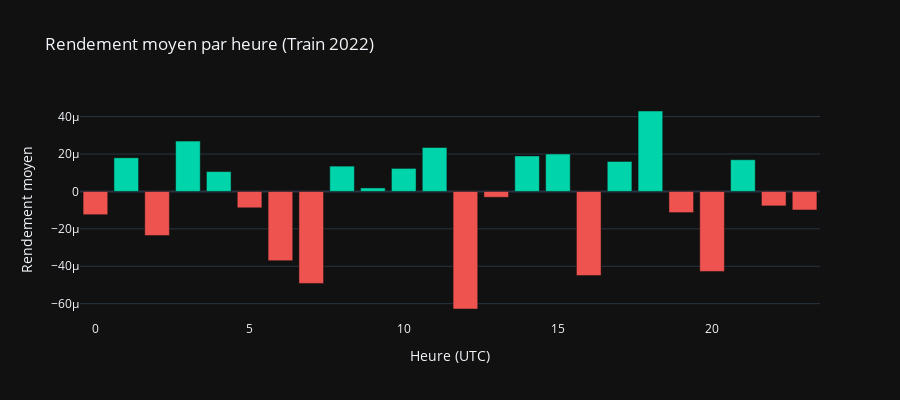

Here is the notebook cell this chart was saved with:
### Markdown cell above
### 5.2 - Rendement moyen par heure

### Code cell
colors_bar = ['#ef5350' if v < 0 else '#00d4aa' for v in hourly_stats['return_mean']]

fig = go.Figure()
fig.add_trace(go.Bar(
    x=hourly_stats['hour'],
    y=hourly_stats['return_mean'],
    marker_color=colors_bar,
    name='Rendement moyen',
))

fig.update_layout(
    title='Rendement moyen par heure (Train 2022)',
    xaxis_title='Heure (UTC)',
    yaxis_title='Rendement moyen',
    height=400,
)
fig.show()

### Figure 1 — Plotly figure (JSON) as saved in the notebook; plotly's stock layout.template omitted (floating-point values rounded to 4 significant figures)
{"data": [{"marker": {"color": ["#ef5350", "#00d4aa", "#ef5350", "#00d4aa", "#00d4aa", "#ef5350", "#ef5350", "#ef5350", "#00d4aa", "#00d4aa", "#00d4aa", "#00d4aa", "#ef5350", "#ef5350", "#00d4aa", "#00d4aa", "#ef5350", "#00d4aa", "#00d4aa", "#ef5350", "#ef5350", "#00d4aa", "#ef5350", "#ef5350"]}, "name": "Rendement moyen", "type": "bar", "x": [0, 1, 2, 3, 4, 5, 6, 7, 8, 9, 10, 11, 12, 13, 14, 15, 16, 17, 18, 19, 20, 21, 22, 23], "y": [-1.244e-05, 1.799e-05, -2.36e-05, 2.689e-05, 1.063e-05, -8.756e-06, -3.7e-05, -4.918e-05, 1.353e-05, 1.867e-06, 1.23e-05, 2.348e-05, -6.285e-05, -3.123e-06, 1.899e-05, 2.002e-05, -4.493e-05, 1.601e-05, 4.3e-05, -1.132e-05, -4.277e-05, 1.695e-05, -7.738e-06, -9.926e-06]}], "layout": {"height": 400, "title": {"text": "Rendement moyen par heure (Train 2022)"}, "xaxis": {"title": {"text": "Heure (UTC)"}}, "yaxis": {"title": {"text": "Rendement moyen"}}}}
